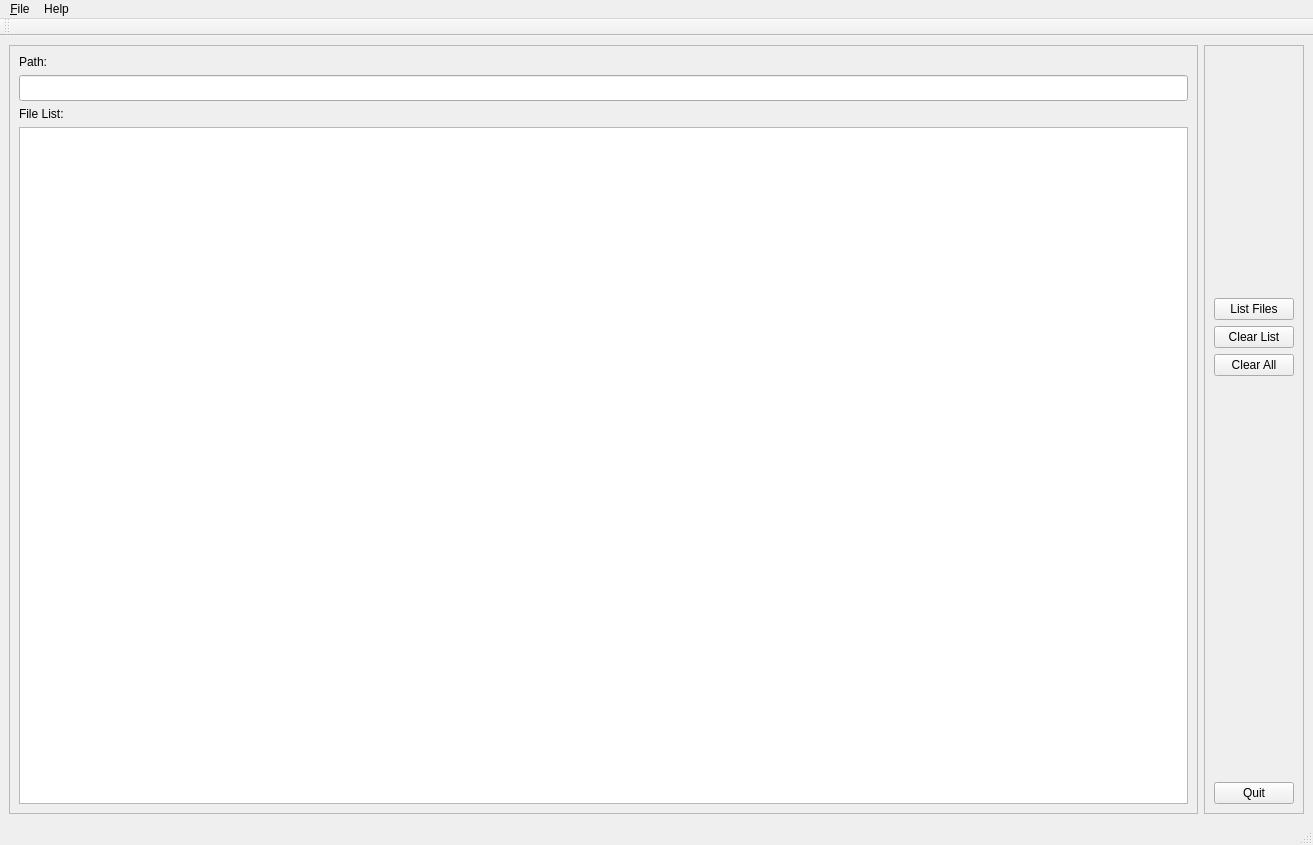
<?xml version="1.0" encoding="UTF-8"?>
<ui version="4.0">
 <class>MainWindow</class>
 <widget class="QMainWindow" name="MainWindow">
  <property name="geometry">
   <rect>
    <x>0</x>
    <y>0</y>
    <width>1313</width>
    <height>845</height>
   </rect>
  </property>
  <property name="windowTitle">
   <string>MainWindow</string>
  </property>
  <widget class="QWidget" name="centralwidget">
   <layout class="QHBoxLayout" name="horizontalLayout">
    <item>
     <widget class="QFrame" name="frame">
      <property name="frameShape">
       <enum>QFrame::StyledPanel</enum>
      </property>
      <property name="frameShadow">
       <enum>QFrame::Raised</enum>
      </property>
      <layout class="QVBoxLayout" name="verticalLayout_2">
       <item>
        <widget class="QLabel" name="labelPath">
         <property name="text">
          <string>Path:</string>
         </property>
        </widget>
       </item>
       <item>
        <widget class="QLineEdit" name="pathEdit">
         <property name="font">
          <font>
           <pointsize>11</pointsize>
          </font>
         </property>
        </widget>
       </item>
       <item>
        <widget class="QLabel" name="labelFileList">
         <property name="text">
          <string>File List:</string>
         </property>
        </widget>
       </item>
       <item>
        <widget class="QTextEdit" name="fileListEdit">
         <property name="font">
          <font>
           <pointsize>11</pointsize>
          </font>
         </property>
        </widget>
       </item>
      </layout>
     </widget>
    </item>
    <item>
     <widget class="QFrame" name="frame_2">
      <property name="frameShape">
       <enum>QFrame::StyledPanel</enum>
      </property>
      <property name="frameShadow">
       <enum>QFrame::Raised</enum>
      </property>
      <layout class="QVBoxLayout" name="verticalLayout">
       <item>
        <spacer name="verticalSpacer_2">
         <property name="orientation">
          <enum>Qt::Vertical</enum>
         </property>
         <property name="sizeHint" stdset="0">
          <size>
           <width>20</width>
           <height>40</height>
          </size>
         </property>
        </spacer>
       </item>
       <item>
        <widget class="QPushButton" name="listFileButton">
         <property name="text">
          <string>List Files</string>
         </property>
        </widget>
       </item>
       <item>
        <widget class="QPushButton" name="clearListButton">
         <property name="text">
          <string>Clear List</string>
         </property>
        </widget>
       </item>
       <item>
        <widget class="QPushButton" name="clearAllButton">
         <property name="text">
          <string>Clear All</string>
         </property>
        </widget>
       </item>
       <item>
        <spacer name="verticalSpacer">
         <property name="orientation">
          <enum>Qt::Vertical</enum>
         </property>
         <property name="sizeType">
          <enum>QSizePolicy::Fixed</enum>
         </property>
         <property name="sizeHint" stdset="0">
          <size>
           <width>20</width>
           <height>400</height>
          </size>
         </property>
        </spacer>
       </item>
       <item>
        <widget class="QPushButton" name="quitButton">
         <property name="text">
          <string>Quit</string>
         </property>
        </widget>
       </item>
      </layout>
     </widget>
    </item>
   </layout>
  </widget>
  <widget class="QMenuBar" name="menubar">
   <property name="geometry">
    <rect>
     <x>0</x>
     <y>0</y>
     <width>1313</width>
     <height>31</height>
    </rect>
   </property>
   <widget class="QMenu" name="menuFile">
    <property name="title">
     <string>&amp;File</string>
    </property>
    <addaction name="actionExit"/>
   </widget>
   <widget class="QMenu" name="menuAbout">
    <property name="title">
     <string>Help</string>
    </property>
    <addaction name="actionAbout"/>
   </widget>
   <addaction name="menuFile"/>
   <addaction name="menuAbout"/>
  </widget>
  <widget class="QStatusBar" name="statusbar"/>
  <widget class="QToolBar" name="toolbar">
   <property name="windowTitle">
    <string>toolBar</string>
   </property>
   <attribute name="toolBarArea">
    <enum>TopToolBarArea</enum>
   </attribute>
   <attribute name="toolBarBreak">
    <bool>true</bool>
   </attribute>
  </widget>
  <action name="actionExit">
   <property name="text">
    <string>E&amp;xit</string>
   </property>
   <property name="shortcut">
    <string>Ctrl+Q</string>
   </property>
  </action>
  <action name="actionAbout">
   <property name="text">
    <string>About</string>
   </property>
   <property name="statusTip">
    <string>About</string>
   </property>
  </action>
 </widget>
 <resources/>
 <connections>
  <connection>
   <sender>actionExit</sender>
   <signal>triggered()</signal>
   <receiver>MainWindow</receiver>
   <slot>close()</slot>
   <hints>
    <hint type="sourcelabel">
     <x>-1</x>
     <y>-1</y>
    </hint>
    <hint type="destinationlabel">
     <x>394</x>
     <y>152</y>
    </hint>
   </hints>
  </connection>
 </connections>
</ui>
